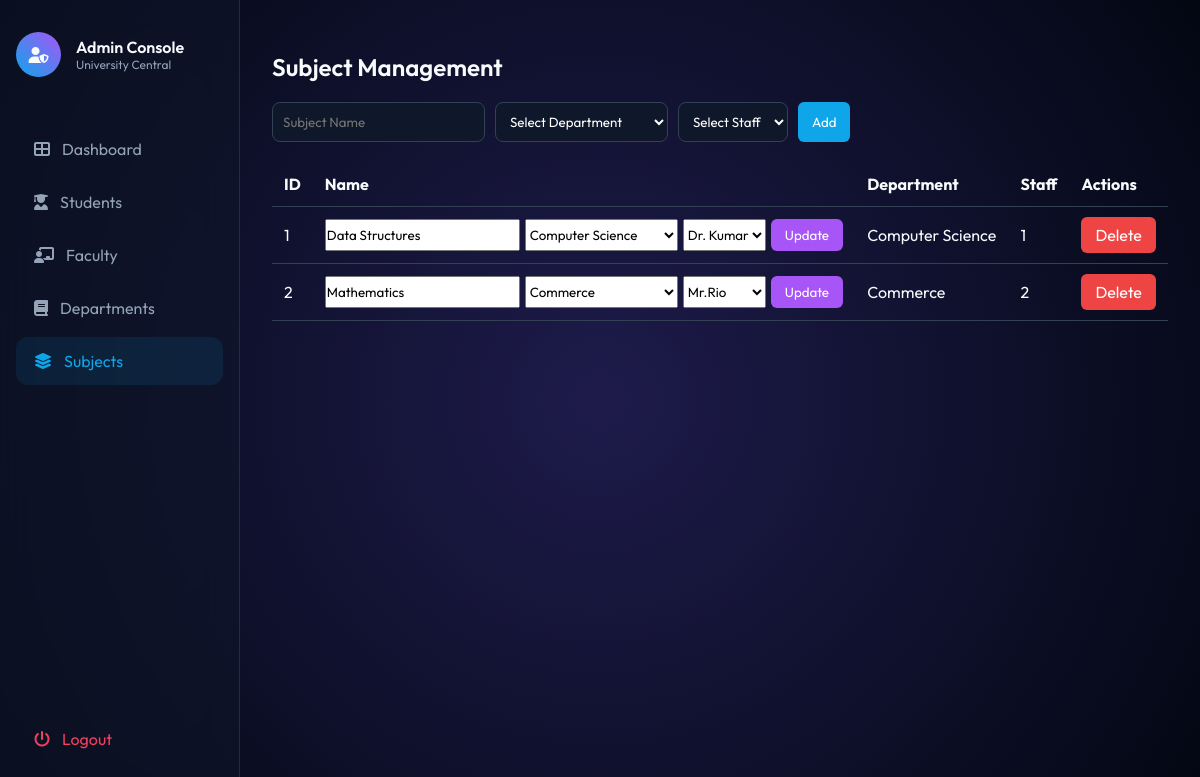
/homepage?page=subject (signed in), run on an earlier commit of the app's database.
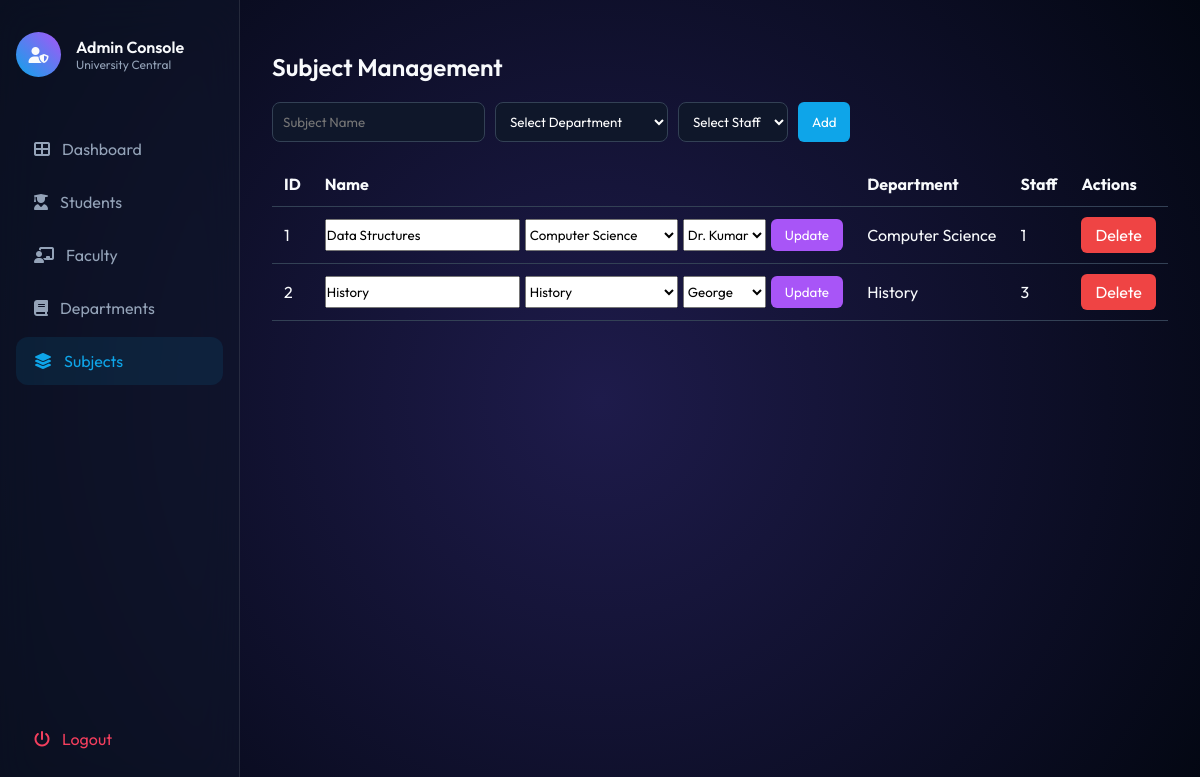
And on a later commit of the database.
### app.py (models this page shows)
class Subject(db.Model):
    subject_id = db.Column(db.Integer, primary_key=True)
    name = db.Column(db.String(100))
    dept_id = db.Column(db.Integer, db.ForeignKey('department.dept_id'))
    staff_id = db.Column(db.Integer, db.ForeignKey('staff.staff_id'))

class Department(db.Model):
    dept_id = db.Column(db.Integer, primary_key=True)
    dept_name = db.Column(db.String(100), nullable=False)
    students = db.relationship("Student", backref="department", lazy=True)
    staffs = db.relationship("Staff", backref="department", lazy=True)
    subjects = db.relationship("Subject", backref="department", lazy=True)

class Staff(db.Model):
    staff_id = db.Column(db.Integer, primary_key=True)
    name = db.Column(db.String(100))
    dept_id = db.Column(db.Integer, db.ForeignKey('department.dept_id'))
    subjects = db.relationship("Subject", backref="staff", lazy=True)

### app.py (the view)
@app.route("/homepage")
def homepage():
    if not session.get("admin"):
        return redirect("/")
    page = request.args.get("page")
    if not page:
        page = "dashboard"
    departments = Department.query.all()
    students = Student.query.all()
    staffs = Staff.query.all()
    subjects = Subject.query.all()
    return render_template(
        "index.html",
        page=page,
        departments=departments,
        students=students,
        staffs=staffs,
        subjects=subjects
    )

### templates/index.html (shortened to what the changed rows need)
<!DOCTYPE html>
<html lang="en">
<head>
    <link rel="stylesheet" href="https://cdnjs.cloudflare.com/ajax/libs/font-awesome/6.5.0/css/all.min.css">
    <link rel="stylesheet" href="{{ url_for('static', filename='index.css') }}">
</head>
<body>
    <main>
        <div class="content">
            {% if page == "subject" %}
            <div class="crud-container">
                <h2 class="section-title">Subject Management</h2>
                <table class="crud-table">
                    <tr>
                        <th>ID</th>
                        <th>Name</th>
                        <th>Department</th>
                        <th>Staff</th>
                        <th>Actions</th>
                    </tr>
                    {% for sub in subjects %}
                    <tr>
                        <td>{{ sub.subject_id }}</td>
                        <td>
                            <form action="/subject/edit/{{ sub.subject_id }}" method="POST" class="inline-form">
                                <input type="text" name="name" value="{{ sub.name }}" required>
                                <select name="dept_id">
                                    {% for dept in departments %}
                                    <option value="{{ dept.dept_id }}" {% if dept.dept_id==sub.dept_id %}selected{%
                                        endif %}>
                                        {{ dept.dept_name }}
                                    </option>
                                    {% endfor %}
                                </select>
                                <select name="staff_id">
                                    {% for st in staffs %}
                                    <option value="{{ st.staff_id }}" {% if st.staff_id==sub.staff_id %}selected{% endif
                                        %}>
                                        {{ st.name }}
                                    </option>
                                    {% endfor %}
                                </select>
                                <button class="btn btn-edit">Update</button>
                            </form>
                        </td>
                        <td>{{ sub.department.dept_name }}</td>
                        <td>{{ sub.staff_id }}</td>
                        <td>
                            <a href="/subject/delete/{{ sub.subject_id }}" class="btn btn-delete"
                                onclick="return confirm('Delete this subject?')">
                                Delete
                            </a>
                        </td>
                    </tr>
                    {% endfor %}
                </table>
            </div>
            {% endif %}
        </div>
    </main>
</body>
</html>

What changed in the data, as far as the page shows it:
changed Subject id 2: name "Mathematics" → "History"; dept_id "Commerce" → "History"; staff_id "Mr.Rio" → "George"; department.dept_name "Commerce" → "History"; staff_id "2" → "3"
